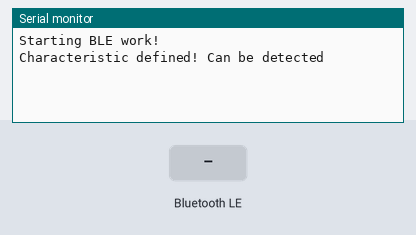
The sketch below on a simulated ESP32. Parts: the last lines printed to the serial monitor. The inputs (shaded band) are chosen by the test bench. Nothing arrives over Bluetooth unless stated; a phone connects over Bluetooth LE 3 s after start.

Above: at 1.2 s.
1.3 s: Bluetooth LE write "5" received
At 2.4 s:
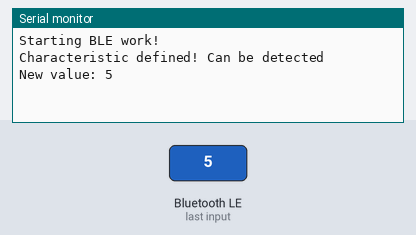
4.3 s: Bluetooth LE write "90" received
At 4.7 s:
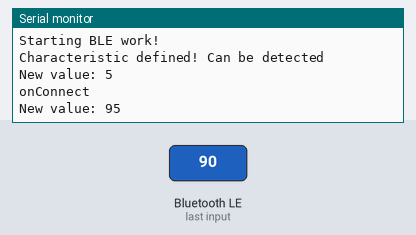
5.8 s: Bluetooth LE write "200" received
At 7.1 s:
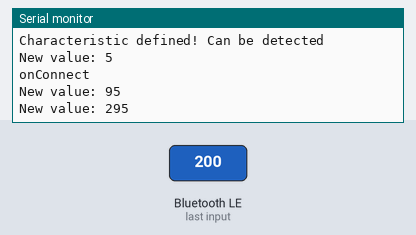

Measured:
- after the input at 1.3 s, the serial monitor: prints a new line at once (image 1)
- after the input at 4.3 s, the serial monitor: prints a new line at once (image 2)
- after the input at 5.8 s, the serial monitor: prints a new line at once (image 3)

The sketch:

BLE_server_w_2waycommunication.ino
```cpp
/*
    Based on Neil Kolban example for IDF: https://github.com/nkolban/esp32-snippets/blob/master/cpp_utils/tests/BLE%20Tests/SampleServer.cpp
    Ported to Arduino ESP32 by Evandro Copercini
    updates by chegewara
*/

#include <BLEDevice.h>
#include <BLEUtils.h>
#include <BLEServer.h>
#include <Arduino.h>

//Start of BLE5
// See the following for generating UUIDs:
// https://www.uuidgenerator.net/
/*#define SERVICE_UUID "6bc38e09-5e61-4838-8d1b-f3e093a2c5e6"  //server advertises and as long as client has the same UUID and Characteristic UUID. Plenty of security holes here
#define CHARACTERISTIC_UUID "b3286334-8358-4b98-9111-2b3cef9758c9"*/
//#define SERVICE_UUID "5CDE0C3D-7B1D-4352-94BB-02269C9F42B5"  //server advertises and as long as client has the same UUID and Characteristic UUID. Plenty of security holes here
//#define CHARACTERISTIC_UUID "3337E46E-F79E-4FF5-9A49-77C36D170C62"
//#define SERVICE_UUID "53C47FE1-6C22-4EA6-99C7-7B6325EC75B9"  //server advertises and as long as client has the same UUID and Characteristic UUID. Plenty of security holes here
//#define CHARACTERISTIC_UUID "9C6AA1EE-B4B9-44A1-BA45-1558C9109B4C"
//#define SERVICE_UUID "1D14D6EE-FD63-4FA1-BFA4-8F47B42119F0"  //server advertises and as long as client has the same UUID and Characteristic UUID. Plenty of security holes here
//#define CHARACTERISTIC_UUID "F7BF3564-FB6D-4E53-88A4-5E37E0326063"
#define SERVICE_UUID "0x1801"  //server advertises and as long as client has the same UUID and Characteristic UUID. Plenty of security holes here
#define CHARACTERISTIC_UUID "00002A05-0000-1000-8000-00805F9B34FB"
BLEServer* pServer = NULL;
BLECharacteristic* pCharacteristic = NULL;
BLEServerCallbacks* pServerCallbacks = NULL;
bool deviceConnected = false;
int count;
//interrupt for testing reliable reconnects
//hw_timer_t* My_timer = NULL;

//--Classes
class MyCallbacks : public BLECharacteristicCallbacks {
  void onWrite(BLECharacteristic* pCharacteristic) {
    std::string value = pCharacteristic->getValue();  //Allways gets value as string so better sending as one aswell


    if (value.length() > 0) {
      char tmp[value.length()];
      Serial.print("New value: ");
      for (int i = 0; i < value.length(); i++) {
        tmp[i] = value[i];
      }

      count += atol(tmp);
      Serial.print(count);
      Serial.println();
    }
  }
};

class MyServerCallback : public BLEServerCallbacks {
  void onConnect(BLEServer* pserver) {
    Serial.println("onConnect");
    deviceConnected = true;
  }

  void onDisconnect(BLEServer* pserver) {

    Serial.println("onDisconnect");
    deviceConnected = false;
    delay(500);                   // give the bluetooth stack the chance to get things ready
    pServer->startAdvertising();  // restart advertising
    Serial.println("start advertising");
  }
};
//--Classes End

//interrupt for testing reliable reconnects
void IRAM_ATTR onTimer() {
  ESP.restart();
}
//End of BLE5

void setup() {
  //interrupt for testing reliable reconnects
  //My_timer = timerBegin(0, 80, true);
  //timerAttachInterrupt(My_timer, &onTimer, true);
  //timerAlarmWrite(My_timer, 150000000, true);  //every 150 seconds (in microseconds) the device will restart
  //timerAlarmEnable(My_timer);


  Serial.begin(115200);
  //START OF BLE5
  Serial.println("Starting BLE work!");
  //setup of server and creation of the BLE service on above UUID
  BLEDevice::init("Shot tracker Display");  //device name (char limit)
  pServer = BLEDevice::createServer();
  BLEService* pService = pServer->createService(SERVICE_UUID);
  pCharacteristic = pService->createCharacteristic(CHARACTERISTIC_UUID, BLECharacteristic::PROPERTY_READ | BLECharacteristic::PROPERTY_WRITE);

  pCharacteristic->setValue("Hello World says Neil");
  pService->start();
  BLEAdvertising* pAdvertising = BLEDevice::getAdvertising();
  pAdvertising->addServiceUUID(SERVICE_UUID);
  pAdvertising->setScanResponse(true);
  pAdvertising->setMinPreferred(0x06);  // functions that help with iPhone connections issue
  pAdvertising->setMinPreferred(0x12);
  BLEDevice::startAdvertising();
  Serial.println("Characteristic defined! Can be detected");

  //set recieved calls/values to corresponding classes. Only done as 2 classes as would not work as one class.
  pServer->setCallbacks(new MyServerCallback());
  pCharacteristic->setCallbacks(new MyCallbacks());
  //END OF BLE5
}

void loop() {
}
```
